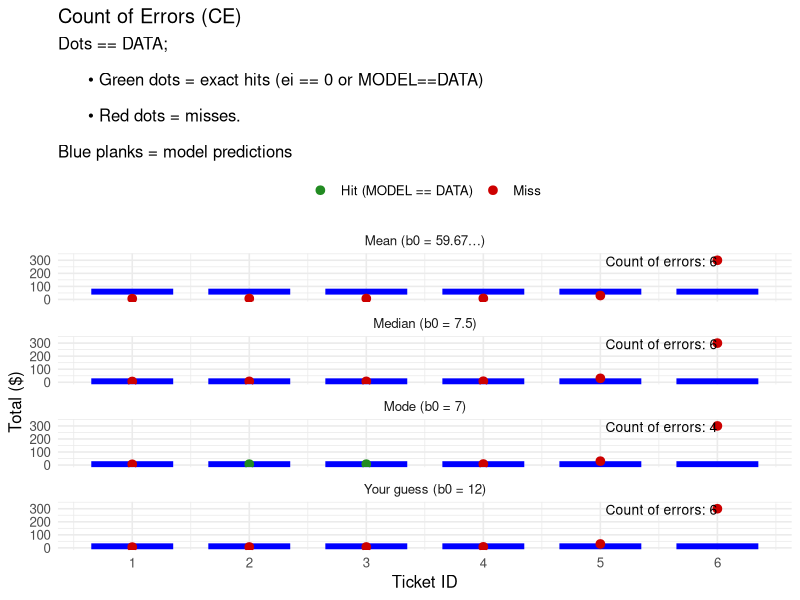
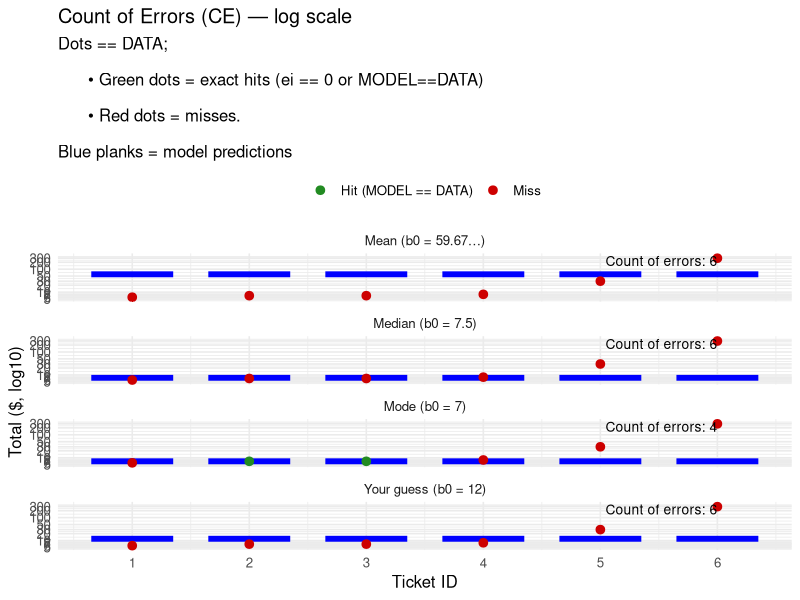
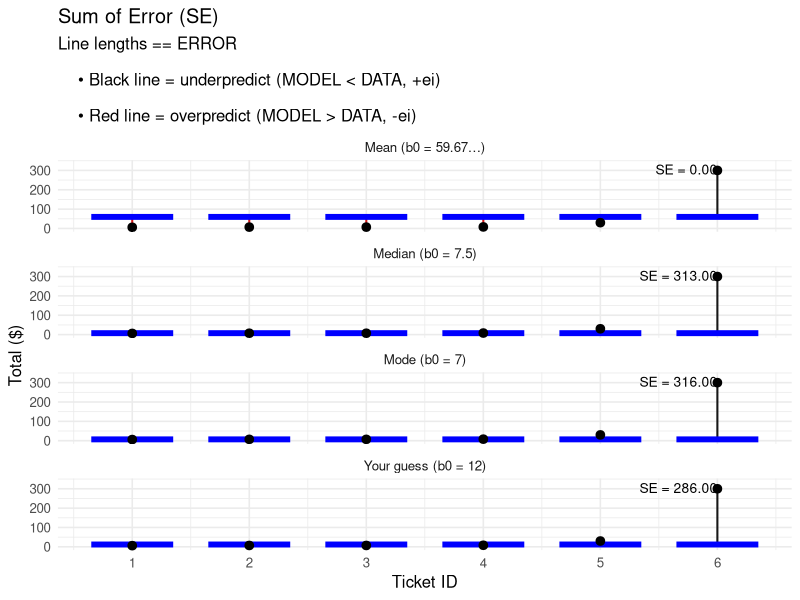
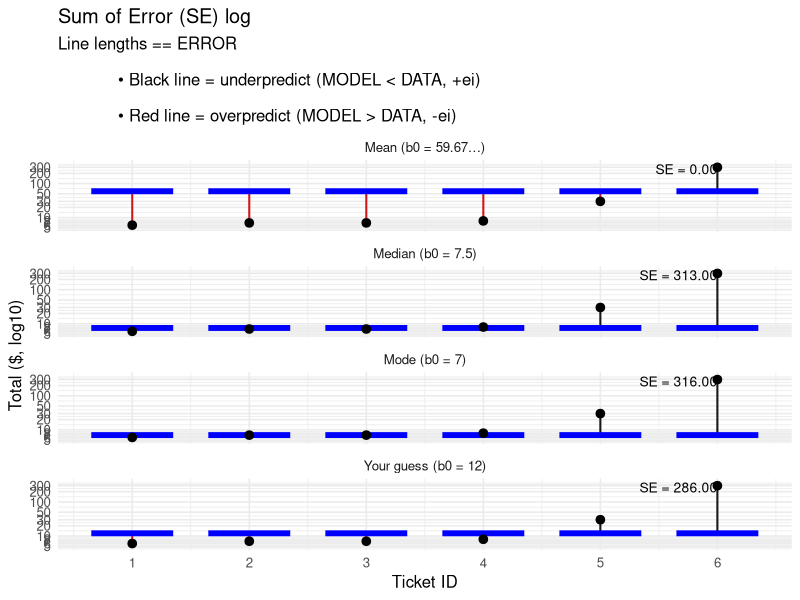
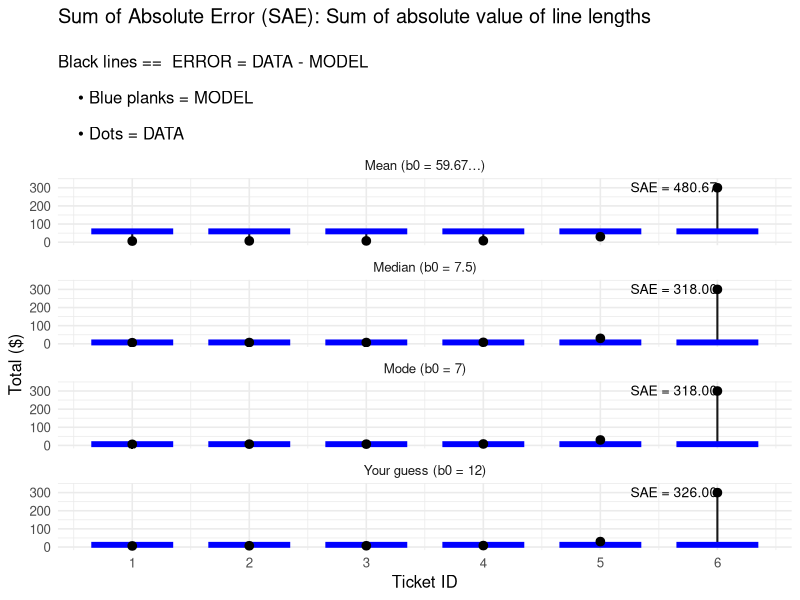
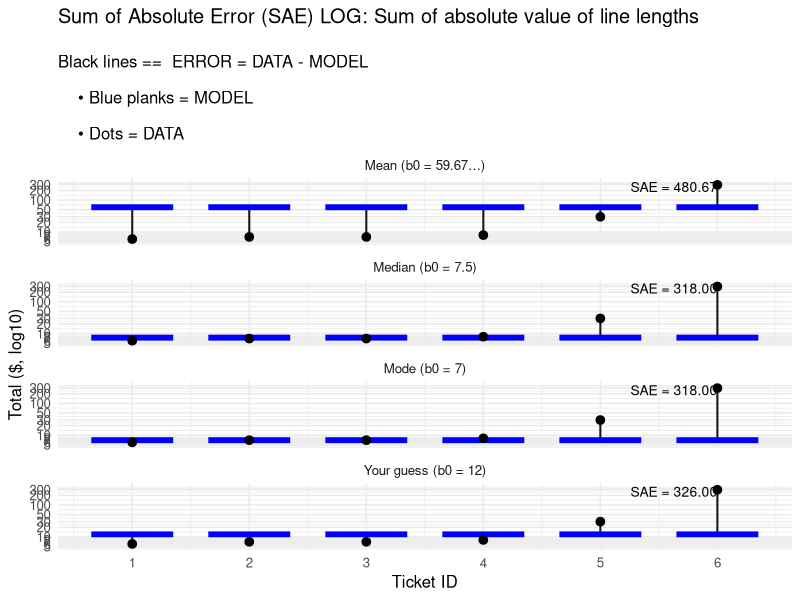
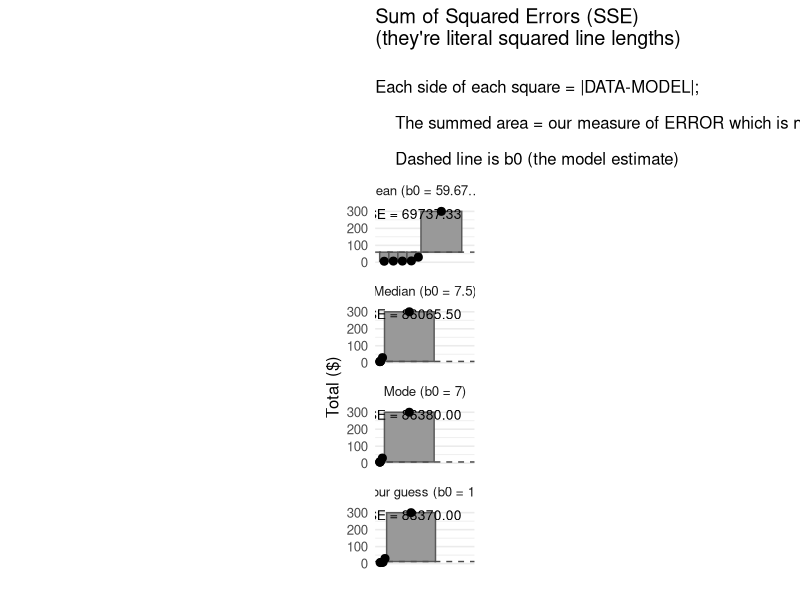
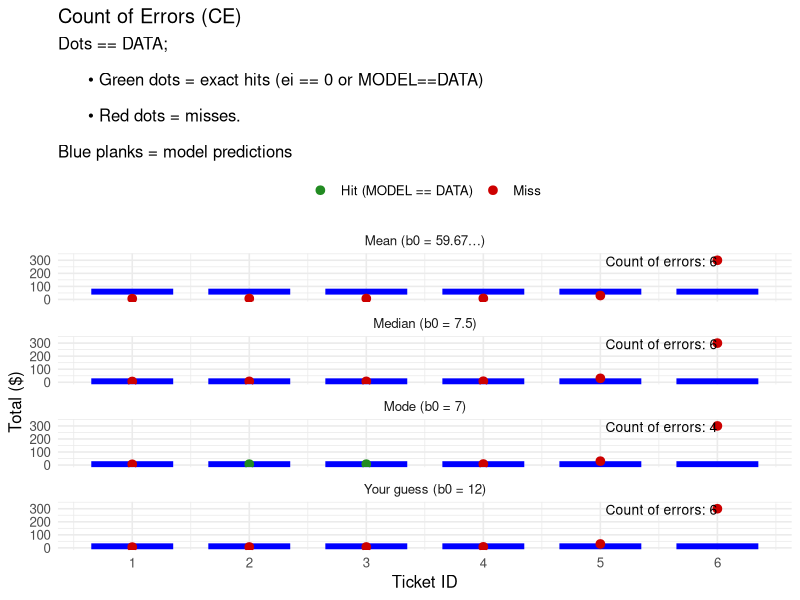

Generate these figures, in order, with R:
## ---- chunk 1
ID    <- 1:6
Total <- c(6, 7, 7, 8, 30, 300)  # dollars per ticket (continuous outcome)
Item  <- c("8 oz drip",
           "12 oz drip",
           "8 oz drip plus flavor",
           "Pumpkin spice latte",
           "Matcha latte + salad to go, breakfast bowl",
           "Catering order - full coffee bar")

coffee <- data.frame(ID, Total, Item, stringsAsFactors = FALSE)

# Peek:
coffee
## ---- chunk 2
DrinkCategory <- ifelse(grepl("drip",      Item, ignore.case = TRUE), "Drip coffee",
                        ifelse(grepl("latte",     Item, ignore.case = TRUE), "Latte",
                               ifelse(grepl("catering",  Item, ignore.case = TRUE), "Catering",
                                      "Other")))
coffee$DrinkCategory <- DrinkCategory
## ---- chunk 3
table(coffee$DrinkCategory)
## ---- chunk 4
table(coffee$Total) #You should see that the mode here is 7
## ---- chunk 5
b0_mode <- 7
coffee$b0_mode <- b0_mode
## ---- chunk 6
b0_median <- median(coffee$Total)  # with even n, it's the average of the two middle values
b0_mean   <- mean(coffee$Total)
## ---- chunk 7
b0_median <- b0_median
b0_mean <- b0_mean
## ---- chunk 8
b0_your_guess <- 12       # try any number you like OTHER than 7, 12, 7.5, or 59.67
## ---- chunk 9
head(coffee)
## ---- chunk 10
coffee$b0_median <- b0_median
coffee$b0_mean <- b0_mean
coffee$b0_your_guess <- b0_your_guess

# Now let's check again:
head(coffee)
## ---- chunk 11
coffee$ei_mode <- coffee$Total - coffee$b0_mode
coffee$ei_median <- coffee$Total - coffee$b0_median
coffee$ei_mean <- coffee$Total - coffee$b0_mean
coffee$ei_your_guess <- coffee$Total - coffee$b0_your_guess

# Let's take a peek at the dataset now (it's going to be looking a bit wider)
head(coffee)
## ---- chunk 12
# Row-by-row TRUE/FALSE hits for each constant model
coffee$hit_mode        <- coffee$Total == coffee$b0_mode
coffee$hit_median      <- coffee$Total == coffee$b0_median
coffee$hit_mean        <- coffee$Total == coffee$b0_mean
coffee$hit_your_guess  <- coffee$Total == coffee$b0_your_guess

# Peek at what we just made (Note in the code below, I'm asking R to just show 
# me a peek of only specific columns in the dataset because we've now added a lot 
# of columns; everything we need to evaluate what's happening here and nothing 
# else will appear using this code with left side = data, right = our results for
# each measure of central tendency and when DATA == MODEL exactly)
head(coffee[, c("ID", "Total",
                "b0_mode", "b0_median", "b0_mean", "b0_your_guess",
                "hit_mode", "hit_median", "hit_mean", "hit_your_guess")])
## ---- chunk 13
# Summarize the TRUE/FALSE counts for each b0
cat("\n--- TRUE/FALSE counts (does Total equal b0?) ---\n")
cat("Mode b0:\n");       print(table(coffee$hit_mode))
cat("Median b0:\n");     print(table(coffee$hit_median))
cat("Mean b0:\n");       print(table(coffee$hit_mean))
cat("Your guess b0:\n"); print(table(coffee$hit_your_guess))
## ---- chunk 14
count_tf <- function(log_vec) c("FALSE" = sum(!log_vec), "TRUE" = sum(log_vec))
ce_counts <- rbind(
  mode.      = count_tf(coffee$hit_mode),
  median     = count_tf(coffee$hit_median),
  mean       = count_tf(coffee$hit_mean),
  your_guess = count_tf(coffee$hit_your_guess)
)

cat("\nCompact CE-style counts (rows = model, cols = FALSE/TRUE):\n")
print(ce_counts)
## ---- chunk 15
# Count exact hits by checking residuals equal zero
ei_equal_0_count_mode       <- coffee$ei_mode == 0
ei_equal_0_count_median     <- coffee$ei_median == 0
ei_equal_0_count_mean       <- coffee$ei_mean == 0
ei_equal_0_count_your_guess <- coffee$ei_your_guess == 0

# we can just look at each of the objects that we just made (they're going to be
# just a series of TRUEs and FALSEs for whether each value == 0)
ei_equal_0_count_mode
ei_equal_0_count_median
ei_equal_0_count_mean
ei_equal_0_count_your_guess
## ---- chunk 16
cat("\n--- TRUE/FALSE counts (does ei == 0?) ---\n")
cat("Mode ei:\n");         print(table(ei_equal_0_count_mode))
cat("Median ei:\n");       print(table(ei_equal_0_count_median))
cat("Mean ei:\n");         print(table(ei_equal_0_count_mean))
cat("Your guess ei:\n");   print(table(ei_equal_0_count_your_guess))
## ---- chunk 17
cat("\n--- Check the equivalence (hits via DATA==b0 vs ei==0) ---\n")
cat("Mode:       ", all(coffee$hit_mode     == ei_equal_0_count_mode),     "\n")
cat("Median:     ", all(coffee$hit_median   == ei_equal_0_count_median),   "\n")
cat("Mean:       ", all(coffee$hit_mean     == ei_equal_0_count_mean),     "\n")
cat("Your guess: ", all(coffee$hit_your_guess == ei_equal_0_count_your_guess), "\n")
## ---- chunk 18
SoE_mode <- sum(coffee$ei_mode)
SoE_median <- sum(coffee$ei_median)
SoE_mean <- sum(coffee$ei_mean)
SoE_your_guess <- sum(coffee$ei_your_guess)

# Alright, let's see what we get for each one of those errors now, shall we?
SoE_mode
SoE_median
SoE_mean
SoE_your_guess
## ---- chunk 19
SoE_mean_nonsci <- format(SoE_mean, scientific=F)
SoE_mean_nonsci
## ---- chunk 20
coffee$ei_mean
## ---- chunk 21
SAE_mode <- sum(abs(coffee$ei_mode))
SAE_median <- sum(abs(coffee$ei_median))
SAE_mean <- sum(abs(coffee$ei_mean))
SAE_your_guess <- sum(abs(coffee$ei_your_guess))

# Alright, let's see what we get for each one of those errors now, shall we?
SAE_mode
SAE_median
SAE_mean
SAE_your_guess
## ---- chunk 22
SoE_mean
SAE_mean
## ---- chunk 23
SSE_mode <- sum(coffee$ei_mode^2)
SSE_median <- sum(coffee$ei_median^2)
SSE_mean <- sum(coffee$ei_mean^2)
SSE_your_guess <- sum(coffee$ei_your_guess^2)

# Alright, let's see what we get for each one of those errors now, shall we?
SSE_mode
SSE_median
SSE_mean
SSE_your_guess
## ---- chunk 24
SAE_mean
SSE_mean
## ---- chunk 25
# Table of summary values
error_summary <- data.frame(
  Model = c("Mode (7)", "Median (7.5)", "Mean (~59.67)", sprintf("Your guess (%.2f)", b0_your_guess)),
  CE    = c(sum(!coffee$hit_mode), sum(!coffee$hit_median), sum(!coffee$hit_mean), sum(!coffee$hit_your_guess)),
  SoE   = c(SoE_mode, SoE_median, SoE_mean, SoE_your_guess),
  SAE   = c(SAE_mode, SAE_median, SAE_mean, SAE_your_guess),
  SSE   = c(SSE_mode, SSE_median, SSE_mean, SSE_your_guess)
)

error_summary
## ---- chunk 26
error_summary_nsdisplay <- error_summary
error_summary_nsdisplay$SoE <- format(error_summary$SoE, scientific = FALSE, trim = TRUE)

error_summary_nsdisplay
## ---- chunk 27
#| message: false
#| warning: false

# Load required packages
# If any of these library calls throws an error, you probably haven't 
# installed that package. Run install.packages("packagename")
# and then call it from library with the code below again.
library(ggplot2)
library(dplyr)
library(tidyr)
library(scales)
## ---- chunk 28
#| fig-height: 10

# Long format with one row per ticket x model (add numeric x_i)
viz_ce <- coffee %>%
  transmute(
    ID, Total,
    `Mode (b0 = 7)`        = b0_mode,
    `Median (b0 = 7.5)`    = b0_median,
    `Mean (b0 = 59.67…)`   = b0_mean,
    `Your guess (b0 = 12)` = b0_your_guess
  ) %>%
  pivot_longer(
    cols = -c(ID, Total),
    names_to = "Model",
    values_to = "Pred"
  ) %>%
  mutate(
    hit = (Total == Pred),
    x_i = as.numeric(ID),           
    col = ifelse(hit, "hit", "miss")
  )

# Count of errors (misses) per model for annotation
y_top  <- max(coffee$Total) * 1.10
x_last <- max(viz_ce$x_i)
ce_counts <- viz_ce %>%
  group_by(Model) %>%
  summarize(CountErrors = sum(!hit), .groups = "drop") %>%
  mutate(x_pos = x_last, y_pos = y_top)

# Plot (facet 4 panels)
CEplot <- ggplot(viz_ce, aes(x = x_i)) +
  geom_segment(
    aes(y = Pred, yend = Pred,
        x = x_i - 0.35, xend = x_i + 0.35),
    color = "blue", linewidth = 2
  ) +
  geom_point(aes(y = Total, color = col), size = 2.6) +
  scale_color_manual(
    values = c(hit = "forestgreen", miss = "red3"),
    labels = c(hit = "Hit (MODEL == DATA)", miss = "Miss"),
    name = NULL
  ) +
  geom_text(
    data = ce_counts,
    aes(x = x_pos, y = y_pos,
        label = paste0("Count of errors: ", CountErrors)),
    inherit.aes = FALSE, hjust = 1, vjust = 1, size = 3.5
  ) +
  facet_wrap(~ Model, ncol = 1, scales = "fixed") +
  scale_x_continuous(breaks = viz_ce$x_i[!duplicated(viz_ce$x_i)],
                     labels = viz_ce$ID[!duplicated(viz_ce$ID)]) +
  coord_cartesian(ylim = c(0, max(coffee$Total) * 1.12)) +
  labs(
    title = "Count of Errors (CE)",
    subtitle = "Dots == DATA;\n
      • Green dots = exact hits (ei == 0 or MODEL==DATA) \n
      • Red dots = misses.\n\nBlue planks = model predictions",
    x = "Ticket ID",
    y = "Total ($)"
  ) +
  theme_minimal(base_size = 12) +
  theme(legend.position = "top")

CEplot
## ---- chunk 29
#| fig-height: 10

# CE (log y)
ymin_log <- min(coffee$Total) * 0.8
ymax_log <- max(coffee$Total) * 1.30
ce_counts_log <- ce_counts %>%
  mutate(x_pos = max(viz_ce$x_i), y_pos = ymax_log * 0.95)

CElogplot <- ggplot(viz_ce, aes(x = x_i)) +
  geom_segment(aes(y = Pred, yend = Pred, x = x_i - 0.35, xend = x_i + 0.35),
               color = "blue", linewidth = 2) +
  geom_point(aes(y = Total, color = col), size = 2.6) +
  scale_color_manual(values = c(hit = "forestgreen", miss = "red3"),
                     labels = c(hit = "Hit (MODEL == DATA)", miss = "Miss"),
                     name = NULL) +
  geom_text(data = ce_counts_log,
            aes(x = x_pos, y = y_pos, label = paste0("Count of errors: ", CountErrors)),
            inherit.aes = FALSE, hjust = 1, vjust = 1, size = 3.5) +
  facet_wrap(~ Model, ncol = 1, scales = "fixed") +
  scale_x_continuous(breaks = viz_ce$x_i[!duplicated(viz_ce$x_i)],
                     labels = viz_ce$ID[!duplicated(viz_ce$ID)]) +
  scale_y_log10(breaks = c(5,6,7,8,10,20,30,50,100,200,300),
                labels = number_format(accuracy = 1)) +
  coord_cartesian(ylim = c(ymin_log, ymax_log)) +
  labs(title = "Count of Errors (CE) — log scale",
       subtitle = "Dots == DATA;\n
      • Green dots = exact hits (ei == 0 or MODEL==DATA) \n
      • Red dots = misses.\n\nBlue planks = model predictions",
       x = "Ticket ID", y = "Total ($, log10)") +
  theme_minimal(base_size = 12) +
  theme(legend.position = "top")

CElogplot
## ---- chunk 30
#| fig-height: 10

# Long format with residuals and numeric xi
viz_se <- coffee %>%
  transmute(
    ID, Total,
    `Mode (b0 = 7)`        = b0_mode,
    `Median (b0 = 7.5)`    = b0_median,
    `Mean (b0 = 59.67…)`   = b0_mean,
    `Your guess (b0 = 12)` = b0_your_guess
  ) %>%
  pivot_longer(
    cols = -c(ID, Total),
    names_to = "Model",
    values_to = "Pred"
  ) %>%
  mutate(
    x_i   = as.numeric(ID),
    resid = Total - Pred,
    # color for the residual segment: black if positive (Pred < Actual), 
    # red if negative (Pred > Actual)
    seg_col = ifelse(resid >= 0, "pos", "neg")
  )

# Per-panel SE annotation (sum of residuals)
y_top  <- max(coffee$Total) * 1.10
x_last <- max(viz_se$x_i)
se_annot <- viz_se %>%
  group_by(Model) %>%
  summarize(SE = sum(resid), .groups = "drop") %>%
  mutate(
    label = sprintf("SE = %.2f", SE),
    x_pos = x_last, y_pos = y_top
  )

# Plot (facet 4 panels)
SoEplot <- ggplot(viz_se, aes(x = x_i)) +
  geom_segment(
    aes(y = Pred, yend = Total, xend = x_i, color = seg_col),
    linewidth = 0.7, alpha = 0.9
  ) +
  scale_color_manual(values = c(pos = "black", neg = "red3"), guide = "none") +
  geom_segment(
    aes(y = Pred, yend = Pred, x = x_i - 0.35, xend = x_i + 0.35),
    color = "blue", linewidth = 2
  ) +
  geom_point(aes(y = Total), size = 2.6, color = "black") +
  geom_text(
    data = se_annot,
    aes(x = x_pos, y = y_pos, label = label),
    inherit.aes = FALSE, hjust = 1, vjust = 1, size = 3.5
  ) +
  facet_wrap(~ Model, ncol = 1, scales = "fixed") +
  scale_x_continuous(
    breaks = viz_se$x_i[!duplicated(viz_se$x_i)],
    labels = viz_se$ID[!duplicated(viz_se$ID)]
  ) +
  coord_cartesian(ylim = c(0, max(coffee$Total) * 1.12)) +
  labs(
    title = "Sum of Error (SE)",
    subtitle = "Line lengths == ERROR\n
    • Black line = underpredict (MODEL < DATA, +ei) \n
    • Red line = overpredict (MODEL > DATA, -ei)",
    x = "Ticket ID",
    y = "Total ($)"
  ) +
  theme_minimal(base_size = 12)

SoEplot
## ---- chunk 31
#| fig-height: 10

ymin_log <- min(coffee$Total) * 0.8
ymax_log <- max(coffee$Total) * 1.30
se_annot_log <- se_annot %>%
  mutate(x_pos = max(viz_se$x_i), y_pos = ymax_log * 0.95)

SoElogplot <- ggplot(viz_se, aes(x = x_i)) +
  geom_segment(aes(y = Pred, yend = Total, xend = x_i, color = seg_col),
               linewidth = 0.7, alpha = 0.9) +
  scale_color_manual(values = c(pos = "black", neg = "red3"), guide = "none") +
  geom_segment(aes(y = Pred, yend = Pred, x = x_i - 0.35, xend = x_i + 0.35),
               color = "blue", linewidth = 2) +
  geom_point(aes(y = Total), size = 2.6, color = "black") +
  geom_text(data = se_annot_log,
            aes(x = x_pos, y = y_pos, label = label),
            inherit.aes = FALSE, hjust = 1, vjust = 1, size = 3.5) +
  facet_wrap(~ Model, ncol = 1, scales = "fixed") +
  scale_x_continuous(breaks = viz_se$x_i[!duplicated(viz_se$x_i)],
                     labels = viz_se$ID[!duplicated(viz_se$ID)]) +
  scale_y_log10(breaks = c(5,6,7,8,10,20,30,50,100,200,300),
                labels = number_format(accuracy = 1)) +
  coord_cartesian(ylim = c(ymin_log, ymax_log)) +
  labs(title = "Sum of Error (SE) log",
       subtitle = "Line lengths == ERROR\n
            • Black line = underpredict (MODEL < DATA, +ei) \n
            • Red line = overpredict (MODEL > DATA, -ei)",
                   x = "Ticket ID", y = "Total ($, log10)") +
  theme_minimal(base_size = 12)

SoElogplot
## ---- chunk 32
#| fig-height: 10

# Long format with abs residuals
viz_sae <- coffee %>%
  transmute(
    ID, Total,
    `Mode (b0 = 7)`        = b0_mode,
    `Median (b0 = 7.5)`    = b0_median,
    `Mean (b0 = 59.67…)`   = b0_mean,
    `Your guess (b0 = 12)` = b0_your_guess
  ) %>%
  pivot_longer(
    cols = -c(ID, Total),
    names_to = "Model",
    values_to = "Pred"
  ) %>%
  mutate(
    x_i       = as.numeric(ID),
    resid     = Total - Pred,
    abs_resid = abs(resid)
  )

# Per-panel SAE annotation
y_top  <- max(coffee$Total) * 1.10
x_last <- max(viz_sae$x_i)
sae_annot <- viz_sae %>%
  group_by(Model) %>%
  summarize(SAE = sum(abs_resid), .groups = "drop") %>%
  mutate(
    label = sprintf("SAE = %.2f", SAE),
    x_pos = x_last, y_pos = y_top
  )

# Plot (facet 4 panels)
SAEplot <- ggplot(viz_sae, aes(x = x_i)) +
  geom_segment(aes(y = Pred, yend = Total, xend = x_i),
               linewidth = 0.7, alpha = 0.9, color = "black") +
  geom_segment(aes(y = Pred, yend = Pred, x = x_i - 0.35, xend = x_i + 0.35),
               color = "blue", linewidth = 2) +
  geom_point(aes(y = Total), size = 2.6, color = "black") +
  geom_text(data = sae_annot,
            aes(x = x_pos, y = y_pos, label = label),
            inherit.aes = FALSE, hjust = 1, vjust = 1, size = 3.5) +
  facet_wrap(~ Model, ncol = 1, scales = "fixed") +
  scale_x_continuous(
    breaks = viz_sae$x_i[!duplicated(viz_sae$x_i)],
    labels = viz_sae$ID[!duplicated(viz_sae$ID)]
  ) +
  coord_cartesian(ylim = c(0, max(coffee$Total) * 1.12)) +
  labs(
    title = "Sum of Absolute Error (SAE): Sum of absolute value of line lengths",
    subtitle = "\nBlack lines ==  ERROR = DATA - MODEL \n
    • Blue planks = MODEL\n
    • Dots = DATA",
    x = "Ticket ID",
    y = "Total ($)"
  ) +
  theme_minimal(base_size = 12)

SAEplot
## ---- chunk 33
#| fig-height: 10

ymin_log <- min(coffee$Total) * 0.8
ymax_log <- max(coffee$Total) * 1.30

sae_annot_log <- sae_annot %>%
  mutate(x_pos = x_last, y_pos = ymax_log * 0.95)

SAElogplot <- ggplot(viz_sae, aes(x = x_i)) +
  geom_segment(aes(y = Pred, yend = Total, xend = x_i),
               linewidth = 0.7, alpha = 0.9, color = "black") +
  geom_segment(aes(y = Pred, yend = Pred, x = x_i - 0.35, xend = x_i + 0.35),
               color = "blue", linewidth = 2) +
  geom_point(aes(y = Total), size = 2.6, color = "black") +
  geom_text(data = sae_annot_log,
            aes(x = x_pos, y = y_pos, label = label),
            inherit.aes = FALSE, hjust = 1, vjust = 1, size = 3.5) +
  facet_wrap(~ Model, ncol = 1, scales = "fixed") +
  scale_x_continuous(breaks = viz_sae$x_i[!duplicated(viz_sae$x_i)],
                     labels = viz_sae$ID[!duplicated(viz_sae$ID)]) +
  scale_y_log10(breaks = c(5,6,7,8,10,20,30,50,100,200,300),
                labels = number_format(accuracy = 1)) +
  coord_cartesian(ylim = c(ymin_log, ymax_log)) +
  labs(
    title = "Sum of Absolute Error (SAE) LOG: Sum of absolute value of line lengths",
    subtitle = "\nBlack lines ==  ERROR = DATA - MODEL \n
    • Blue planks = MODEL\n
    • Dots = DATA",
    x = "Ticket ID",
    y = "Total ($, log10)"
  ) +
  theme_minimal(base_size = 12)

SAElogplot
## ---- chunk 34
#| fig-height: 12

# Set to 1:6 to include all tickets. 
# Could change to 1:5 if you want to remove the outlier catering order and
# see what things look like near the b0.
ids_to_use <- 1:6

# Long data with a b0 per panel
viz_sse_base <- coffee %>%
  filter(ID %in% ids_to_use) %>%
  transmute(
    ID, Total,
    `Mode (b0 = 7)`        = b0_mode,
    `Median (b0 = 7.5)`    = b0_median,
    `Mean (b0 = 59.67…)`   = b0_mean,
    `Your guess (b0 = 12)` = b0_your_guess
  ) %>%
  pivot_longer(
    cols = -c(ID, Total),
    names_to = "Model",
    values_to = "b0"
  )

# Compute residual, square side, and per-panel square placement
gap <- 0.6 
viz_sse <- viz_sse_base %>%
  mutate(
    resid = Total - b0,
    side  = abs(resid)
  ) %>%
  group_by(Model) %>%
  arrange(Model, ID) %>%
  mutate(
    xmin = cumsum(dplyr::lag(side + gap, default = 0)),
    xmax = xmin + side,
    ymin = ifelse(resid >= 0, b0, b0 - side),
    ymax = ifelse(resid >= 0, b0 + side, b0),
    xmid = (xmin + xmax)/2
  ) %>%
  ungroup()

# Baseline (b0) per panel
baseline_df <- viz_sse %>%
  group_by(Model) %>%
  summarise(b0 = dplyr::first(b0), .groups = "drop")

# compute global limits across all panels
x_max <- max(viz_sse$xmax)
y_min <- min(viz_sse$ymin)
y_max <- max(viz_sse$ymax)
pad_x <- 0.10 * x_max
pad_y <- 0.10 * (y_max - y_min)

# panel SSE labels 
sse_annot <- viz_sse %>%
  dplyr::group_by(Model) %>%
  dplyr::summarise(SSE = sum(side^2), .groups = "drop") %>%
  dplyr::mutate(
    label = sprintf("SSE = %.2f", SSE),
    x_pos = x_max,                 # place at common right edge
    y_pos = y_max + pad_y * 0.5    # a bit above the tallest square
  )

# Plot: Now with squares!
SSEplot <- ggplot(viz_sse) +
  geom_rect(aes(xmin = xmin, xmax = xmax, ymin = ymin, ymax = ymax),
            fill = "grey60", color = "grey35") +
  geom_hline(data = baseline_df, aes(yintercept = b0),
             linetype = "dashed", color = "grey30") +
  geom_point(aes(x = (xmin + xmax)/2, y = Total), size = 2.4, color = "black") +
  geom_text(data = sse_annot, aes(x = x_pos, y = y_pos, label = label),
            inherit.aes = FALSE, hjust = 1, vjust = 1, size = 3.5) +
  facet_wrap(~ Model, ncol = 1) +
  coord_fixed(ratio = 1,
              xlim = c(0, x_max + pad_x),
              ylim = c(y_min - pad_y, y_max + pad_y)) +
  scale_x_continuous(breaks=NULL, labels=NULL) +
  labs(
    title = "Sum of Squared Errors (SSE) \n(they're literal squared line lengths)\n",
    subtitle = "Each side of each square = |DATA-MODEL|; \n
    The summed area = our measure of ERROR which is now |ERROR|^2 \n
    Dashed line is b0 (the model estimate)",
    x = "",
    y = "Total ($)",
  ) +
  theme_minimal(base_size = 12)

SSEplot
## ---- chunk 35
#| fig-height: 10
CEplot
## ---- chunk 36
#| fig-height: 10
CElogplot
## ---- chunk 37
#| fig-height: 10
SoEplot
## ---- chunk 38
#| fig-height: 10
SoElogplot
## ---- chunk 39
#| fig-height: 10
SAEplot
## ---- chunk 40
#| fig-height: 10
SAElogplot
## ---- chunk 41
#| fig-height: 12
SSEplot
